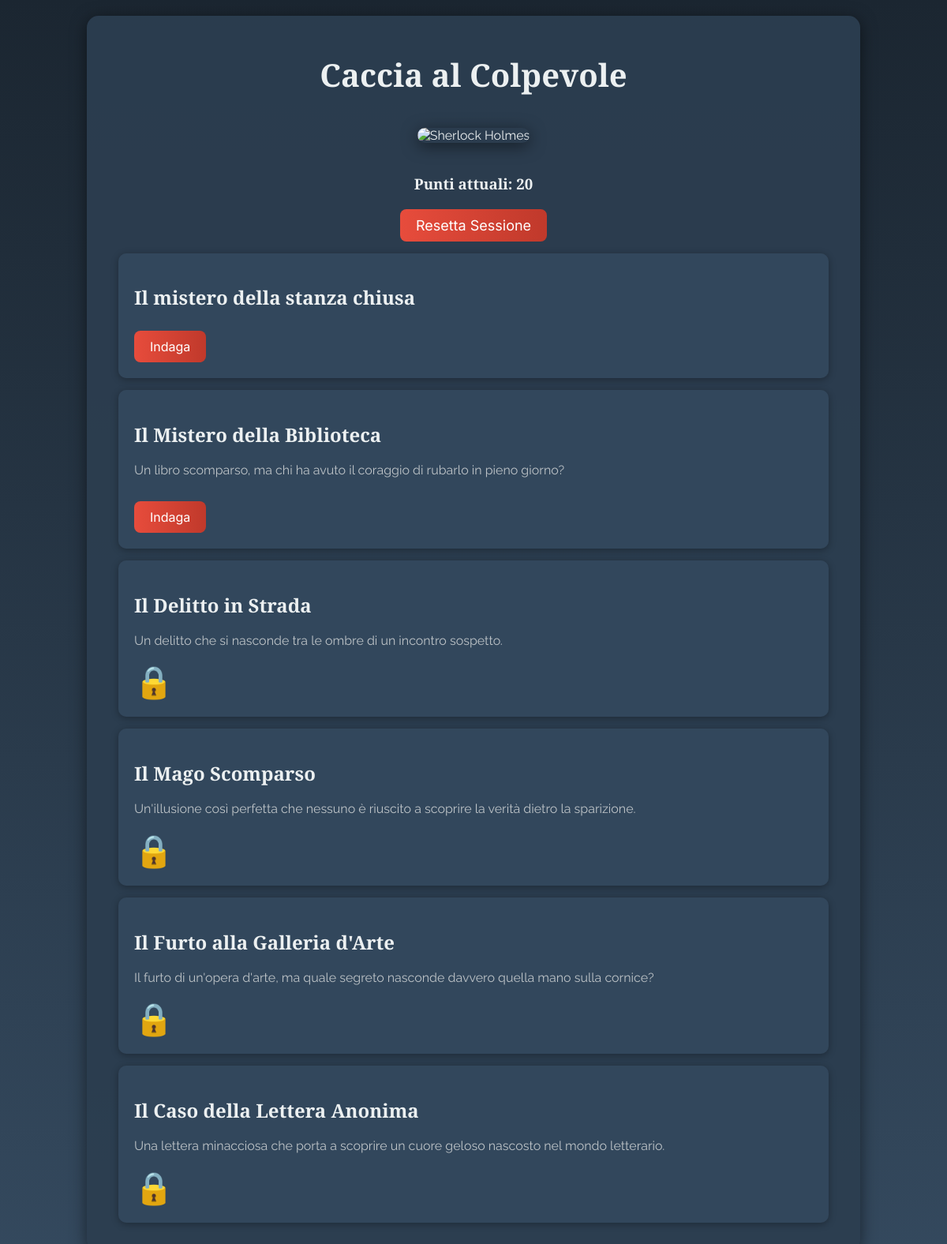
/Sherlock_Holmes/index.php, run on the app's committed database.
### tables this page shows
CREATE TABLE `giocatori` (
  `giocatore_id` int(11) NOT NULL,
  `nome` varchar(100) NOT NULL,
  `punti` int(11) NOT NULL DEFAULT 0
);

CREATE TABLE `casi` (
  `caso_id` int(11) NOT NULL,
  `titolo` varchar(255) NOT NULL,
  `dettagli` text NOT NULL,
  `sospetti` text NOT NULL,
  `risposta_corretta` varchar(255) NOT NULL,
  `descrizione` text DEFAULT NULL
);

### Sherlock_Holmes/index.php (the view, shortened to what this page needs)
<!DOCTYPE html>
<html lang="it">
<head>
    <link rel="stylesheet" href="style.css">
</head>
<body>
    <div class="contenitore">
        <h1>Caccia al Colpevole</h1>
        <img class="animated" src="https://assets.culturabologna.it/39dc934c-ba89-406d-8b63-b45b96e6d67d-neri-marcore-in-abiti-di-scena-con-sfondo-quadrata.png/658e92357ddaf83a37526e47323880e7e339b4c0.jpg" alt="Sherlock Holmes">
        <?php
        include 'connessione.php';
        $giocatoreId = 1;
        $stmt = $conn->prepare("SELECT punti FROM giocatori WHERE giocatore_id = ?");
        $stmt->bind_param("i", $giocatoreId);
        $stmt->execute();
        $result = $stmt->get_result();
        $row = $result->fetch_assoc();
        $punti = $row['punti'];
        echo "<h3>Punti attuali: $punti</h3>";
        ?>
        <form action="reset_sessione.php" method="post">
            <input type="submit" value="Resetta Sessione">
        </form>
        <?php
        $sql = "SELECT caso_id, titolo, descrizione FROM casi ORDER BY caso_id ASC";
        $result = $conn->query($sql);
        if ($result->num_rows > 0) {
            while ($row = $result->fetch_assoc()) {
                $casoId = $row['caso_id'];
                $titolo = $row['titolo'];
                $descrizione = $row['descrizione'];
                $puntiRichiesti = ($casoId - 1) * 20;
                echo "<div class='caso'>";
                echo "<h2>$titolo</h2>";
                echo "<p>$descrizione</p>";
                if ($punti >= $puntiRichiesti) {
                    echo "<a href='caso.php?caso_id=$casoId'>Indaga</a>";
                } else {
                    echo "<div class='locked' data-tooltip='Punti richiesti: $puntiRichiesti'>";
                    echo "<span class='lucchetto'>&#x1F512;</span>";
                    echo "</div>";
                }
                echo "</div>";
            }
        } else {
            echo "<p>Nessun caso disponibile.</p>";
        }
        ?>
    </div>
</body>
</html>

### Sherlock_Holmes/style.css (style rules this page uses)
body { font-family: 'Raleway', sans-serif; background: linear-gradient(to bottom, #1b2631, #34495e); color: #ecf0f1; margin: 0; padding: 0; display: flex; flex-direction: column; align-items: center; min-height: 100vh; text-align: center; }
.contenitore { background: rgba(44, 62, 80, 0.95); box-shadow: 0 4px 20px rgba(0, 0, 0, 0.5); border-radius: 15px; margin: 20px; padding: 20px 40px; max-width: 900px; width: 90%; animation: fadeIn 1s ease-in-out; text-align: center; }
h1, h2, h3 { font-family: 'Playfair Display', serif; color: #ecf0f1; margin-bottom: 20px; }
h2 { font-size: 1.8rem; }
h1 { font-size: 2.5rem; }
p { font-size: 1.2rem; color: #bdc3c7; line-height: 1.6; }
button, a, input[type="submit"] { font-family: 'Inter', sans-serif; padding: 10px 20px; font-size: 18px; border: none; border-radius: 8px; background: linear-gradient(to right, #e74c3c, #c0392b); color: #fff; text-decoration: none; transition: all 0.3s ease; cursor: pointer; }
.caso { background: rgba(52, 73, 94, 0.9); padding: 20px; border-radius: 10px; margin: 15px 0; position: relative; box-shadow: 0 2px 10px rgba(0, 0, 0, 0.3); transition: transform 0.3s ease-in-out; text-align: left; }
.caso h2 { color: #ecf0f1; font-size: 1.5rem; margin-bottom: 10px; }
.caso p { color: #bdc3c7; font-size: 1rem; }
.caso a { font-size: 16px; display: inline-block; margin-top: 10px; }
.lucchetto { font-size: 40px; color: #e74c3c; margin: 10px 0; }
img.animated { width: 100%; max-width: 500px; border-radius: 10px; margin: 20px 0; box-shadow: 0 4px 20px rgba(0, 0, 0, 0.5); animation: bounce 3s infinite; }

### data on the page
giocatori: punti "20"
casi: titolo "Il mistero della stanza chiusa"
casi: titolo "Il Mistero della Biblioteca", descrizione "Un libro scomparso, ma chi ha avuto il coraggio di rubarlo in pieno giorno?"
casi: titolo "Il Delitto in Strada", descrizione "Un delitto che si nasconde tra le ombre di un incontro sospetto."
casi: titolo "Il Mago Scomparso", descrizione "Un'illusione così perfetta che nessuno è riuscito a scoprire la verità dietro la sparizione."
casi: titolo "Il Furto alla Galleria d'Arte", descrizione "Il furto di un'opera d'arte, ma quale segreto nasconde davvero quella mano sulla cornice?"
casi: titolo "Il Caso della Lettera Anonima", descrizione "Una lettera minacciosa che porta a scoprire un cuore geloso nascosto nel mondo letterario."
